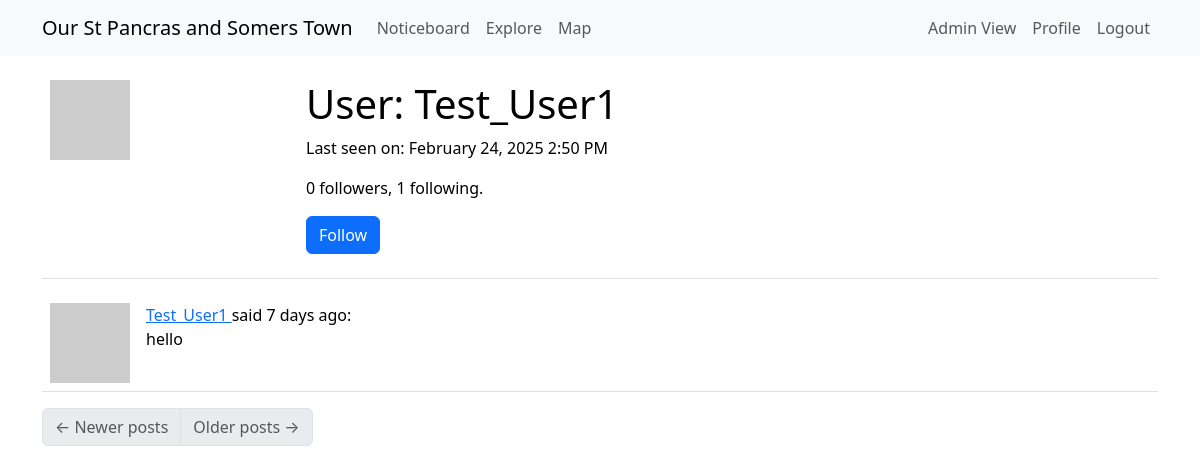
Screenshot of /user/Test_User1 (signed in) with the database file from the repository.
### app/models.py (models this page shows, shortened)
class User(UserMixin, db.Model):
    __tablename__ = "User"
    __searchable__ = ['username', 'email',]
    id: so.Mapped[int] = so.mapped_column(primary_key=True) # so.Mapped gives a python data type to the attr, so.mapped_column creates the actual column
    access_level: so.Mapped[int] = so.mapped_column(
        default=0,  # Default to 0 (logged-in User)
        nullable=False
    )
    username: so.Mapped[str] = so.mapped_column(sa.String(64), index=True,
                                                unique=True)
    email: so.Mapped[str] = so.mapped_column(sa.String(120), index=True,
                                             unique=True)
    password_hash: so.Mapped[Optional[str]] = so.mapped_column(sa.String(256)) #attr can be defined as Optional
    about_me: so.Mapped[Optional[str]] = so.mapped_column(sa.String(140))
    last_seen: so.Mapped[Optional[datetime]] = so.mapped_column(
        default=lambda: datetime.now(timezone.utc))
    posts: so.WriteOnlyMapped['Post'] = so.relationship(
        back_populates='author',
        passive_deletes=True) #back_populates links Posts.author to User.posts
    following: so.WriteOnlyMapped['User'] = so.relationship(
        secondary=followers, primaryjoin=(followers.c.follower_id == id), # establish link between User and Follower tables, where the id matches (all the Users this current User follows)
        secondaryjoin=(followers.c.followed_id == id), #links followers back to Users. identifies all Users who are followed by the current User
        back_populates='followers',
        passive_deletes=True) #links User.following to Follower.followers (who the User is following)
    followers: so.WriteOnlyMapped['User'] = so.relationship(
        secondary=followers, primaryjoin=(followers.c.followed_id == id),
        secondaryjoin=(followers.c.follower_id == id),
        back_populates='following',
        passive_deletes=True) #same but for who the User is being followed by
    Markers: so.Mapped["Marker"] = so.relationship(
        "Marker",
        back_populates="creator",  # Links to the `Marker.creator` relationship
    )
    def avatar(self, size):
        digest = md5(self.email.lower().encode('utf-8')).hexdigest()
        return f'https://www.gravatar.com/avatar/{digest}?d=identicon&s={size}' #provides an automatic avatar
    def is_following(self, User):
        query = self.following.select().where(User.id == User.id)
        return db.session.scalar(query) is not None
    def followers_count(self):
        query = sa.select(sa.func.count()).select_from(
            self.followers.select().subquery())
        return db.session.scalar(query)
    def following_count(self):
        query = sa.select(sa.func.count()).select_from(
            self.following.select().subquery())
        return db.session.scalar(query)

class Post(db.Model):
    __searchable__ = ['body']  # Fields to index
    id: so.Mapped[int] = so.mapped_column(primary_key=True)
    body: so.Mapped[str] = so.mapped_column(sa.String(140))
    timestamp: so.Mapped[datetime] = so.mapped_column(index=True, default=lambda: datetime.now(timezone.utc))
    user_id: so.Mapped[int] = so.mapped_column(sa.ForeignKey(User.id, ondelete='CASCADE'),index=True)
    author: so.Mapped[User] = so.relationship(back_populates='posts', passive_deletes=True)

### app/routes.py (the view)
@app.route('/user/<username>') # view other user profiles for follow/unfollow
@login_required
def user(username):
    user = db.first_or_404(sa.select(User).where(User.username == username)) #get the matching user otherwise return a 404 invalid page error
    page = request.args.get('page', 1, type=int)
    query = user.posts.select().order_by(Post.timestamp.desc())
    posts = db.paginate(query, page=page,
                        per_page=app.config['POSTS_PER_PAGE'],
                        error_out=False) # collect + paginate all the current user’s posts in descending time order
    next_url = url_for('user', username=user.username, page=posts.next_num) \
        if posts.has_next else None
    prev_url = url_for('user', username=user.username, page=posts.prev_num) \
        if posts.has_prev else None
    form = EmptyForm() # provide a submit button to follow/unfollow users
    return render_template('user.html', user=user, posts=posts.items,
                           next_url=next_url, prev_url=prev_url, form=form)

### app/forms.py
class EmptyForm(FlaskForm):
    submit = SubmitField('Submit')

### app/models.py (called while the page is built)
@login.user_loader
def load_User(id):
    return db.session.get(User, int(id))

### app/routes.py (called while the page is built)
@app.before_request
def before_request(): # if user is logged in, record the time they log in, update database
    if current_user.is_authenticated:
        current_user.last_seen = datetime.now(timezone.utc)
        db.session.commit()

### app/templates/user.html (shortened to what this page needs)
{% extends "base.html" %}
{% block content %}
    <table class="table table-hover">
        <tr>
            <td width="256px"><img src="{{ user.avatar(256) }}"></td>
            <td>
                <h1>User: {{ user.username }}</h1>
                {% if user.last_seen %}
                <p>Last seen on: {{ moment(user.last_seen).format('LLL') }}</p>
                {% endif %}
                <p>{{ user.followers_count() }} followers, {{ user.following_count() }} following.</p>
                {% if user == current_user %}
                <p><a href="{{ url_for('edit_profile') }}">Edit your profile</a></p>
                {% elif not current_user.is_following(user) %}
                <p>
                    <form action="{{ url_for('follow', username=user.username) }}" method="post">
                        {{ form.submit(value='Follow', class_='btn btn-primary') }}
                    </form>
                </p>
                {% endif %}
            </td>
        </tr>
    </table>
    {% for post in posts %}
        {% include '_post.html' %}
    {% endfor %}
    <nav aria-label="Post navigation">
        <ul class="pagination">
            <li class="page-item{% if not prev_url %} disabled{% endif %}">
                <a class="page-link" href="{{ prev_url }}">
                    <span aria-hidden="true">&larr;</span> Newer posts
                </a>
            </li>
            <li class="page-item{% if not next_url %} disabled{% endif %}">
                <a class="page-link" href="{{ next_url }}">
                    Older posts <span aria-hidden="true">&rarr;</span>
                </a>
            </li>
        </ul>
    </nav>
{% endblock %}

### app/templates/_post.html
<table class="table table-hover">
    <tr>
        <td width="70px">
            <a href="{{ url_for('user', username=post.author.username) }}">
                <img src="{{ post.author.avatar(70) }}" />
            </a>
        </td>
        <td>
            <a href="{{ url_for('user', username=post.author.username) }}">
                {{ post.author.username }}
            </a>
            said {{ moment(post.timestamp).fromNow() }}:
            <br>
            {{ post.body }}
        </td>
    </tr>
</table>

### rows the page displays
User: username "Test_User1", last_seen "February 24, 2025 2:50 PM"
Post: author.username "Test_User1", timestamp "7 days ago", body "hello"

### other values shown
{{ user.followers_count() }} "0"
{{ user.following_count() }} "1"
